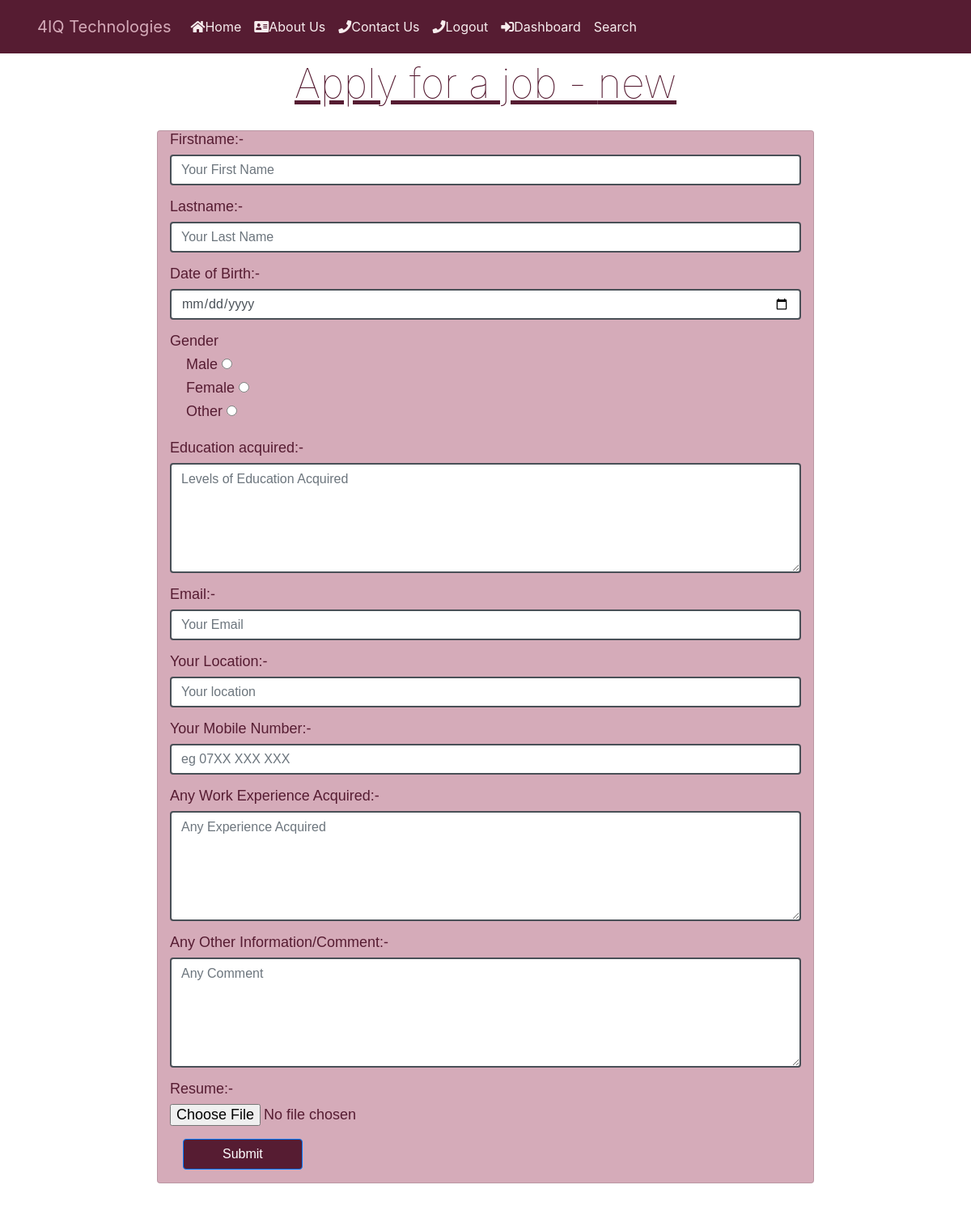
Page /job/31/apply_for_job/ (signed in) on the earlier database version.
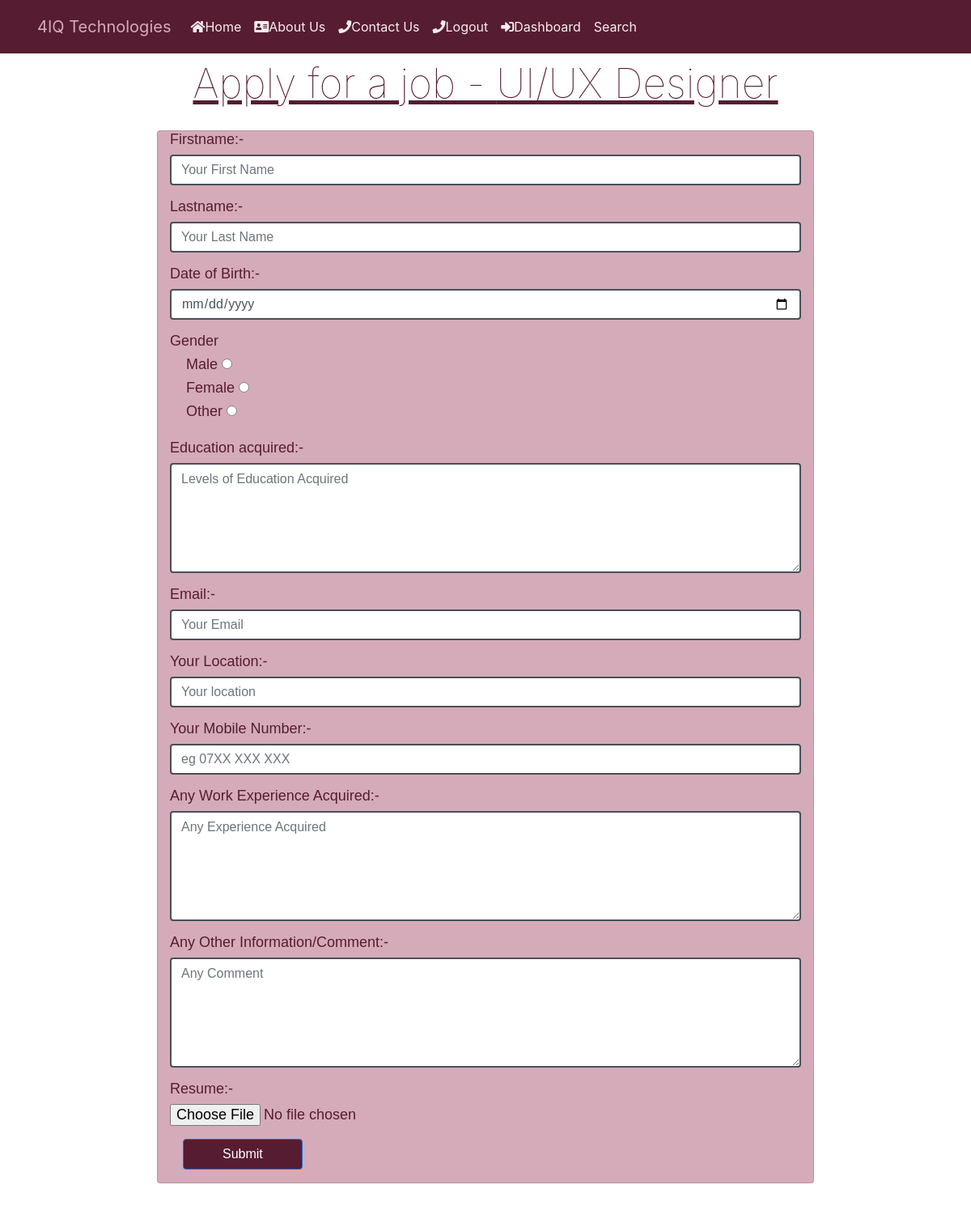
Same page on the later database version.
### job/models.py (models this page shows, shortened)
class Job(models.Model):
    COMPUTER_SUPPORT_SPECIALIST = 'Computer Support Specialist'
    HARDWARE_ENGINEER = 'Hardware Engineer'
    COMPUTER_SYSTEM_ANALYST = 'Computer System Analyst'
    SOFTWARE_DEVELOPER = 'Software Developer'
    PROGRAMMER = 'Programmer'
    WEB_DEVELOPER = 'Web Developer'
    NETWORK_ENGINEER = 'Network Engineer'
    SOFTWARE_TESTER = 'Software Tester'
    FRONTEND_DEVELOPER = "Frontend Developer"
    BACKEND_DEVELOPER = "Backend Developer"
    CHOICES_SIZE =   ( (COMPUTER_SUPPORT_SPECIALIST ,'COMPUTER_SUPPORT_SPECIALIST'),
    ( HARDWARE_ENGINEER ,'HARDWARE_ENGINEER'),
    ( COMPUTER_SYSTEM_ANALYST, 'COMPUTER_SYSTEM_ANALYST' ),
    ( SOFTWARE_DEVELOPER, 'SOFTWARE_DEVELOPER'),
    ( PROGRAMMER , 'PROGRAMMER'),
    ( WEB_DEVELOPER,'WEB_DEVELOPER'),
    ( NETWORK_ENGINEER,'NETWORK_ENGINEER'),
    ( SOFTWARE_TESTER,'SOFTWARE_TESTER'),
    (FRONTEND_DEVELOPER,"FRONTEND_DEVELOPER"),
    (BACKEND_DEVELOPER,"BACKEND_DEVELOPER")
    )
    ACTIVE = 'active'
    EMPLOYED = 'employed'
    ARCHIVED = 'archived'
    CHOICES_STATUS = (
        (EMPLOYED,'Employed'),
        (ACTIVE,'Active' ),
        (ARCHIVED,'Archived' )
     )
    title = models.CharField(max_length=200)
    created_at = models.DateTimeField(auto_now_add=True)
    skillset_required = models.TextField(null=True)
    about_job= models.TextField(blank=True, null=True)
    image = models.ImageField(upload_to="covers/",null=True,blank=True)
    experience = models.CharField(max_length=100,null=True)
    salary = models.CharField(max_length=50,null=True)
    deadline = models.CharField(max_length=50,null=True)
    department_name = models.CharField( max_length=30,choices=CHOICES_SIZE)
    created_by = models.ForeignKey(User,
                                   related_name="jobs",
                                   on_delete=models.CASCADE)
    status = models.CharField(max_length=20,choices=CHOICES_STATUS,default='active')
    class Meta:
        ordering = ['-created_at']

### job/views.py (the view)
# urls.py: path("<int:job_id>/apply_for_job/" ,views.apply_for_job, name="apply_for_job "),
@login_required
def apply_for_job(request, job_id):
    job = Job.objects.get(pk=job_id)
    if request.method == 'POST':
        form = ApplicationForm(request.POST)
        if form.is_valid():
            application = form.save(commit=False)
            application.job = job
            application.created_by = request.user
            application.resume = request.FILES["resume"]
            application.save()
            messages.info(
            request,
            "Applied successfully...")
            create_notification(request,
                                job.created_by,
                                'application',
                                extra_id=application.id)
            return redirect("dashboard")
    else:
        form = ApplicationForm()
    return render(request, 'apply_for_job.html', {
            'form': form,
            'job': job
        })

### job/forms.py
class ApplicationForm(forms.ModelForm):
    class Meta:
        model = Application
        fields = ['first_name','last_name','date_of_birth','gender','education','email','location','content','experience','mobile', 'resume']

### notification/context_processors.py (called while the page is built)
def notifications(request):
    if request.user.is_authenticated:
        return {
            'notificactions': request.user.notifications.filter(is_read=False)
        }
    else:
        return {'notifications': []}

### job/templates/apply_for_job.html (shortened to what the changed rows need)
{% include 'header.html' %} {% block content %}
<center
  class="title"
  style="
    font-size: 50px;
    font-weight: 100;
    text-decoration: underline;
    color: #561c32;
  "
>
  Apply for a job - {{ job.title }}
</center>
{% endblock %}

Differences in the rows shown:
changed Job: title "new" → "UI/UX Designer"
